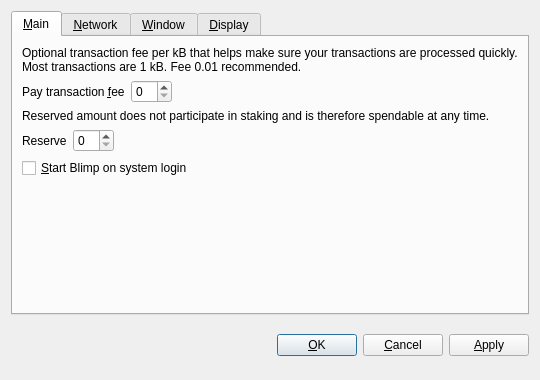
<?xml version="1.0" encoding="UTF-8"?>
<ui version="4.0">
 <class>OptionsDialog</class>
 <widget class="QDialog" name="OptionsDialog">
  <property name="geometry">
   <rect>
    <x>0</x>
    <y>0</y>
    <width>540</width>
    <height>380</height>
   </rect>
  </property>
  <property name="windowTitle">
   <string>Options</string>
  </property>
  <property name="modal">
   <bool>true</bool>
  </property>
  <layout class="QVBoxLayout" name="verticalLayout">
   <item>
    <widget class="QTabWidget" name="tabWidget">
     <property name="tabPosition">
      <enum>QTabWidget::North</enum>
     </property>
     <property name="currentIndex">
      <number>0</number>
     </property>
     <widget class="QWidget" name="tabMain">
      <attribute name="title">
       <string>&amp;Main</string>
      </attribute>
      <layout class="QVBoxLayout" name="verticalLayout_Main">
       <item>
        <widget class="QLabel" name="transactionFeeInfoLabel">
         <property name="text">
          <string>Optional transaction fee per kB that helps make sure your transactions are processed quickly. Most transactions are 1 kB. Fee 0.01 recommended.</string>
         </property>
         <property name="textFormat">
          <enum>Qt::PlainText</enum>
         </property>
         <property name="wordWrap">
          <bool>true</bool>
         </property>
        </widget>
       </item>
       <item>
        <layout class="QHBoxLayout" name="horizontalLayoutFee">
         <item>
          <widget class="QLabel" name="transactionFeeLabel">
           <property name="text">
            <string>Pay transaction &amp;fee</string>
           </property>
           <property name="textFormat">
            <enum>Qt::PlainText</enum>
           </property>
           <property name="buddy">
            <cstring>transactionFee</cstring>
           </property>
          </widget>
         </item>
         <item>
          <widget class="BitcoinAmountField" name="transactionFee"/>
         </item>
         <item>
          <spacer name="horizontalSpacerFee">
           <property name="orientation">
            <enum>Qt::Horizontal</enum>
           </property>
           <property name="sizeHint" stdset="0">
            <size>
             <width>40</width>
             <height>20</height>
            </size>
           </property>
          </spacer>
         </item>
        </layout>
       </item>
       <item>
        <widget class="QLabel" name="reserveBalanceInfoLabel">
         <property name="text">
          <string>Reserved amount does not participate in staking and is therefore spendable at any time.</string>
         </property>
         <property name="textFormat">
          <enum>Qt::PlainText</enum>
         </property>
         <property name="wordWrap">
          <bool>true</bool>
         </property>
        </widget>
       </item>
       <item>
        <layout class="QHBoxLayout" name="horizontalLayoutReserveBalance">
         <item>
          <widget class="QLabel" name="reserveBalanceLabel">
           <property name="text">
            <string>Reserve</string>
           </property>
           <property name="textFormat">
            <enum>Qt::PlainText</enum>
           </property>
           <property name="buddy">
            <cstring>reserveBalance</cstring>
           </property>
          </widget>
         </item>
         <item>
          <widget class="BitcoinAmountField" name="reserveBalance"/>
         </item>
         <item>
          <spacer name="horizontalSpacerReserveBalance">
           <property name="orientation">
            <enum>Qt::Horizontal</enum>
           </property>
           <property name="sizeHint" stdset="0">
            <size>
             <width>40</width>
             <height>20</height>
            </size>
           </property>
          </spacer>
         </item>
        </layout>
       </item>
       <item>
        <widget class="QCheckBox" name="bitcoinAtStartup">
         <property name="toolTip">
          <string>Automatically start Blimp after logging in to the system.</string>
         </property>
         <property name="text">
          <string>&amp;Start Blimp on system login</string>
         </property>
        </widget>
       </item>
       <item>
        <spacer name="verticalSpacer_Main">
         <property name="orientation">
          <enum>Qt::Vertical</enum>
         </property>
         <property name="sizeHint" stdset="0">
          <size>
           <width>20</width>
           <height>40</height>
          </size>
         </property>
        </spacer>
       </item>
      </layout>
     </widget>
     <widget class="QWidget" name="tabNetwork">
      <attribute name="title">
       <string>&amp;Network</string>
      </attribute>
      <layout class="QVBoxLayout" name="verticalLayout_Network">
       <item>
        <widget class="QCheckBox" name="mapPortUpnp">
         <property name="toolTip">
          <string>Automatically open the Blimp client port on the router. This only works when your router supports UPnP and it is enabled.</string>
         </property>
         <property name="text">
          <string>Map port using &amp;UPnP</string>
         </property>
        </widget>
       </item>
       <item>
        <widget class="QCheckBox" name="connectSocks">
         <property name="toolTip">
          <string>Connect to the Blimp network through a SOCKS proxy (e.g. when connecting through Tor).</string>
         </property>
         <property name="text">
          <string>&amp;Connect through SOCKS proxy:</string>
         </property>
        </widget>
       </item>
       <item>
        <layout class="QHBoxLayout" name="horizontalLayout_Network">
         <item>
          <widget class="QLabel" name="proxyIpLabel">
           <property name="text">
            <string>Proxy &amp;IP:</string>
           </property>
           <property name="textFormat">
            <enum>Qt::PlainText</enum>
           </property>
           <property name="buddy">
            <cstring>proxyIp</cstring>
           </property>
          </widget>
         </item>
         <item>
          <widget class="QValidatedLineEdit" name="proxyIp">
           <property name="maximumSize">
            <size>
             <width>140</width>
             <height>16777215</height>
            </size>
           </property>
           <property name="toolTip">
            <string>IP address of the proxy (e.g. 127.0.0.1)</string>
           </property>
          </widget>
         </item>
         <item>
          <widget class="QLabel" name="proxyPortLabel">
           <property name="text">
            <string>&amp;Port:</string>
           </property>
           <property name="textFormat">
            <enum>Qt::PlainText</enum>
           </property>
           <property name="buddy">
            <cstring>proxyPort</cstring>
           </property>
          </widget>
         </item>
         <item>
          <widget class="QLineEdit" name="proxyPort">
           <property name="maximumSize">
            <size>
             <width>55</width>
             <height>16777215</height>
            </size>
           </property>
           <property name="toolTip">
            <string>Port of the proxy (e.g. 9050)</string>
           </property>
          </widget>
         </item>
         <item>
          <widget class="QLabel" name="socksVersionLabel">
           <property name="text">
            <string>SOCKS &amp;Version:</string>
           </property>
           <property name="textFormat">
            <enum>Qt::PlainText</enum>
           </property>
           <property name="buddy">
            <cstring>socksVersion</cstring>
           </property>
          </widget>
         </item>
         <item>
          <widget class="QValueComboBox" name="socksVersion">
           <property name="toolTip">
            <string>SOCKS version of the proxy (e.g. 5)</string>
           </property>
          </widget>
         </item>
         <item>
          <spacer name="horizontalSpacer_Network">
           <property name="orientation">
            <enum>Qt::Horizontal</enum>
           </property>
           <property name="sizeHint" stdset="0">
            <size>
             <width>40</width>
             <height>20</height>
            </size>
           </property>
          </spacer>
         </item>
        </layout>
       </item>
       <item>
        <spacer name="verticalSpacer_Network">
         <property name="orientation">
          <enum>Qt::Vertical</enum>
         </property>
         <property name="sizeHint" stdset="0">
          <size>
           <width>20</width>
           <height>40</height>
          </size>
         </property>
        </spacer>
       </item>
      </layout>
     </widget>
     <widget class="QWidget" name="tabWindow">
      <attribute name="title">
       <string>&amp;Window</string>
      </attribute>
      <layout class="QVBoxLayout" name="verticalLayout_Window">
       <item>
        <widget class="QCheckBox" name="minimizeToTray">
         <property name="toolTip">
          <string>Show only a tray icon after minimizing the window.</string>
         </property>
         <property name="text">
          <string>&amp;Minimize to the tray instead of the taskbar</string>
         </property>
        </widget>
       </item>
       <item>
        <widget class="QCheckBox" name="minimizeOnClose">
         <property name="toolTip">
          <string>Minimize instead of exit the application when the window is closed. When this option is enabled, the application will be closed only after selecting Quit in the menu.</string>
         </property>
         <property name="text">
          <string>M&amp;inimize on close</string>
         </property>
        </widget>
       </item>
       <item>
        <spacer name="verticalSpacer_Window">
         <property name="orientation">
          <enum>Qt::Vertical</enum>
         </property>
         <property name="sizeHint" stdset="0">
          <size>
           <width>20</width>
           <height>40</height>
          </size>
         </property>
        </spacer>
       </item>
      </layout>
     </widget>
     <widget class="QWidget" name="tabDisplay">
      <attribute name="title">
       <string>&amp;Display</string>
      </attribute>
      <layout class="QVBoxLayout" name="verticalLayout_Display">
       <item>
        <layout class="QHBoxLayout" name="horizontalLayout_1_Display">
         <item>
          <widget class="QLabel" name="langLabel">
           <property name="text">
            <string>User Interface &amp;language:</string>
           </property>
           <property name="textFormat">
            <enum>Qt::PlainText</enum>
           </property>
           <property name="buddy">
            <cstring>lang</cstring>
           </property>
          </widget>
         </item>
         <item>
          <widget class="QValueComboBox" name="lang">
           <property name="toolTip">
            <string>The user interface language can be set here. This setting will take effect after restarting Blimp.</string>
           </property>
          </widget>
         </item>
        </layout>
       </item>
       <item>
        <layout class="QHBoxLayout" name="horizontalLayout_2_Display">
         <item>
          <widget class="QLabel" name="unitLabel">
           <property name="text">
            <string>&amp;Unit to show amounts in:</string>
           </property>
           <property name="textFormat">
            <enum>Qt::PlainText</enum>
           </property>
           <property name="buddy">
            <cstring>unit</cstring>
           </property>
          </widget>
         </item>
         <item>
          <widget class="QValueComboBox" name="unit">
           <property name="toolTip">
            <string>Choose the default subdivision unit to show in the interface and when sending coins.</string>
           </property>
          </widget>
         </item>
        </layout>
       </item>
       <item>
        <widget class="QCheckBox" name="displayAddresses">
         <property name="toolTip">
          <string>Whether to show Blimp addresses in the transaction list or not.</string>
         </property>
         <property name="text">
          <string>&amp;Display addresses in transaction list</string>
         </property>
        </widget>
       </item>
       <item>
        <widget class="QCheckBox" name="coinControlFeatures">
         <property name="toolTip">
          <string>Whether to show coin control features or not.</string>
         </property>
         <property name="text">
          <string>Display coin &amp;control features (experts only!)</string>
         </property>
        </widget>
       </item>
       <item>
        <spacer name="verticalSpacer_Display">
         <property name="orientation">
          <enum>Qt::Vertical</enum>
         </property>
         <property name="sizeHint" stdset="0">
          <size>
           <width>20</width>
           <height>40</height>
          </size>
         </property>
        </spacer>
       </item>
      </layout>
     </widget>
    </widget>
   </item>
   <item>
    <layout class="QHBoxLayout" name="horizontalLayout_Buttons">
     <item>
      <spacer name="horizontalSpacer_1">
       <property name="orientation">
        <enum>Qt::Horizontal</enum>
       </property>
       <property name="sizeHint" stdset="0">
        <size>
         <width>40</width>
         <height>48</height>
        </size>
       </property>
      </spacer>
     </item>
     <item>
      <widget class="QLabel" name="statusLabel">
       <property name="font">
        <font>
         <weight>75</weight>
         <bold>true</bold>
        </font>
       </property>
       <property name="text">
        <string/>
       </property>
       <property name="textFormat">
        <enum>Qt::PlainText</enum>
       </property>
       <property name="wordWrap">
        <bool>true</bool>
       </property>
      </widget>
     </item>
     <item>
      <spacer name="horizontalSpacer_2">
       <property name="orientation">
        <enum>Qt::Horizontal</enum>
       </property>
       <property name="sizeHint" stdset="0">
        <size>
         <width>40</width>
         <height>48</height>
        </size>
       </property>
      </spacer>
     </item>
     <item>
      <widget class="QPushButton" name="okButton">
       <property name="text">
        <string>&amp;OK</string>
       </property>
      </widget>
     </item>
     <item>
      <widget class="QPushButton" name="cancelButton">
       <property name="text">
        <string>&amp;Cancel</string>
       </property>
       <property name="autoDefault">
        <bool>false</bool>
       </property>
      </widget>
     </item>
     <item>
      <widget class="QPushButton" name="applyButton">
       <property name="text">
        <string>&amp;Apply</string>
       </property>
       <property name="autoDefault">
        <bool>false</bool>
       </property>
      </widget>
     </item>
    </layout>
   </item>
  </layout>
 </widget>
 <customwidgets>
  <customwidget>
   <class>BitcoinAmountField</class>
   <extends>QSpinBox</extends>
   <header>bitcoinamountfield.h</header>
  </customwidget>
  <customwidget>
   <class>QValueComboBox</class>
   <extends>QComboBox</extends>
   <header>qvaluecombobox.h</header>
  </customwidget>
  <customwidget>
   <class>QValidatedLineEdit</class>
   <extends>QLineEdit</extends>
   <header>qvalidatedlineedit.h</header>
  </customwidget>
 </customwidgets>
 <resources/>
 <connections/>
</ui>
